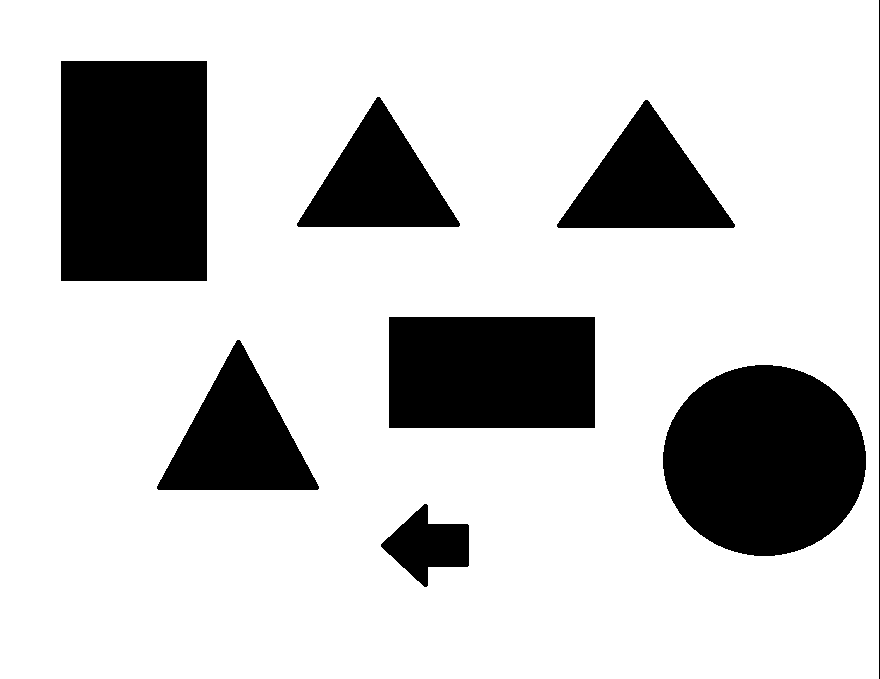
#> input picture SKZ/lab3/1.png, 880 x 679 px
$ python lab3.py
#> lines starting #> are read from the running program, lines starting #| are printed output that depends on the picture; after the words box and inside, x2 and y2 are one past the last pixel; in counts of white or black regions, pixels touching at a corner belong together
import cv2
number = 0
img = cv2.imread('1.png')
#> img is the input picture: shape (679, 880, 3); 79% white; 8 black regions, largest, box (x1, y1, x2, y2) and area: (61, 61, 207, 281) 32120, (663, 365, 866, 556) 30420, (389, 317, 595, 428) 22866

# перетворити зображення в градації сірого
gray = cv2.cvtColor(img, cv2.COLOR_BGR2GRAY)
#> gray: shape (679, 880); 79% white; 8 black regions

# застосувати порогове значення для перетворення зображення у градаціях сірого на двійкове зображення
ret, thresh = cv2.threshold(gray, 50, 255, 0)

# знайти контури
contours, hierarchy = cv2.findContours(
    thresh, cv2.RETR_TREE, cv2.CHAIN_APPROX_SIMPLE)
#> contours = 8 contours; box (x1, y1, x2, y2) and area: (0, 0, 879, 679) 595284, (60, 60, 208, 282) 32485, (662, 364, 867, 557) 30699, (388, 316, 596, 429) 23182, (156, 339, 320, 491) 12852, (556, 99, 736, 229) 12052, (296, 96, 461, 228) 11233, (380, 503, 470, 588) 4030


for cnt in contours:
    approx = cv2.approxPolyDP(cnt, 0.01*cv2.arcLength(cnt, True), True)
    if len(approx) == 3:
        number += 1
        img = cv2.drawContours(img, [cnt], -1, (255, 255, 0), 3)

        # обчислення центр мас трикутника
        M = cv2.moments(cnt)
        if M['m00'] != 0.0:
            x = int(M['m10']/M['m00'])
            y = int(M['m01']/M['m00'])
        cv2.putText(img, '-', (x, y), cv2.FONT_HERSHEY_SIMPLEX,
                    0.6, (255, 255, 0), 2)
    elif len(approx) == 4:
        number += 1
        img = cv2.drawContours(img, [cnt], -1, (255, 255, 0), 3)

        # обчислення центр мас прямокутника
        M = cv2.moments(cnt)
        if M['m00'] != 0.0:
            x = int(M['m10']/M['m00'])
            y = int(M['m01']/M['m00'])
        cv2.putText(img, '+', (x, y),
                    cv2.FONT_HERSHEY_SIMPLEX, 0.6, (255, 255, 255), 2)
#> this loop made 8 passes
#> (approx, x, y) on passes 1, 4, 5, 6, 7, 8: ([[0, 0], [0, 678], [878, 678], [878, 0]], 439, 339), ([[237, 339], [317, 490], [156, 488]], 237, 438), ([[388, 317], [594, 316], [595, 427], [389, 428]], 491, 372), ([[556, 224], [647, 99], [735, 226]], 645, 184), ([[296, 223], [379, 96], [460, 225]], 378, 182), ([[61, 60], [207, 61], [206, 281], [60, 280]], 133, 170)
#> pass 1, `img = cv2.drawContours(img, [cnt], -1, (255, 255, 0), 3)`:
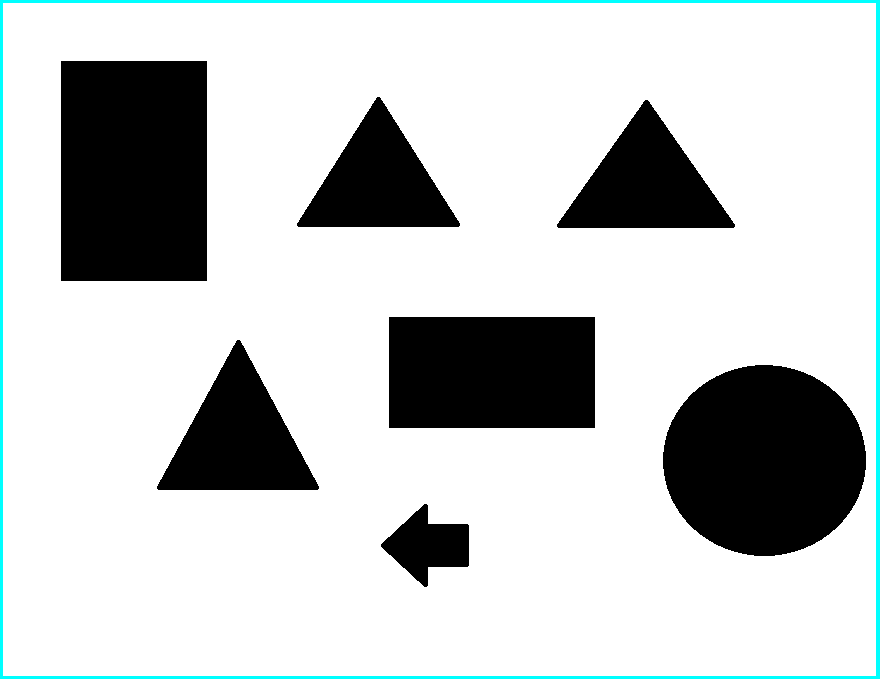
#> img: shape (679, 880, 3); 1.67% of pixels changed, all inside (x1, y1, x2, y2) = (0, 0, 880, 679)
#> after the loop:
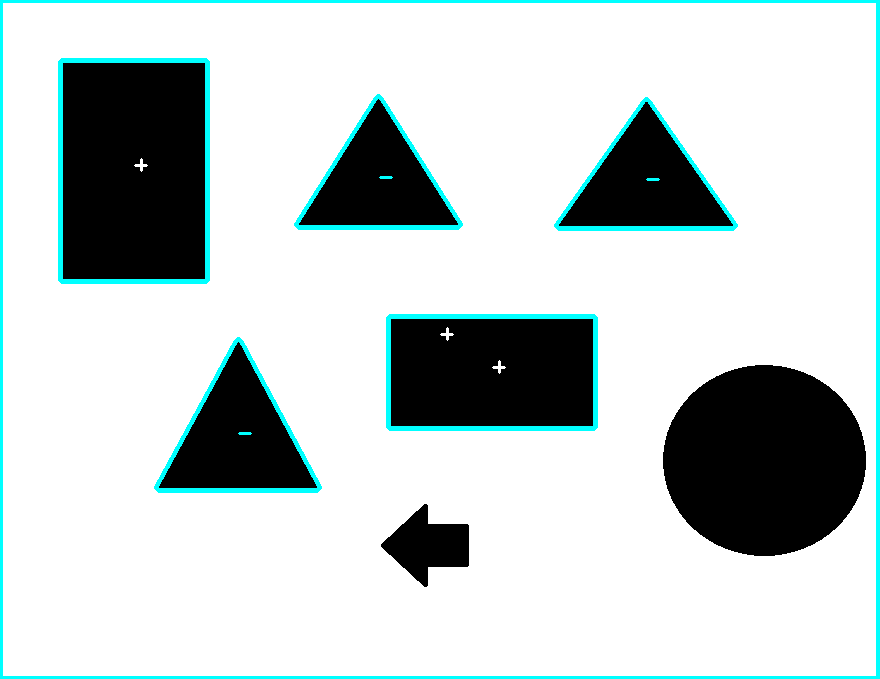
#> img: shape (679, 880, 3); 2.3% of pixels changed, all inside (x1, y1, x2, y2) = (58, 58, 738, 493)
#> after the loop, number = 6

print("Знайдено потрібних нам об'єктів:", number)
#| Знайдено потрібних нам об'єктів: 6
cv2.imshow("Shapes", img)
cv2.waitKey(0)
cv2.destroyAllWindows()
